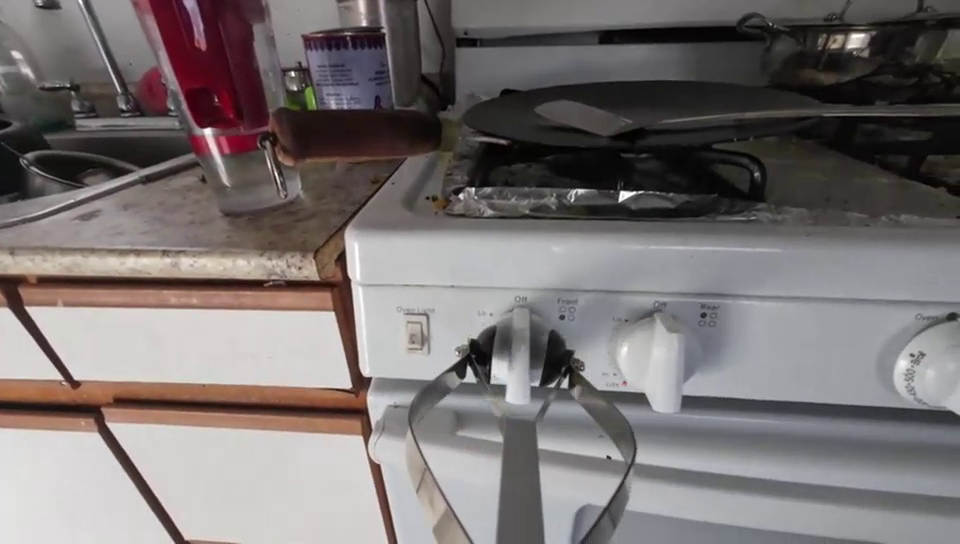
#> input picture frame 31 of data/run1/video.mp4, 960 x 544 px
$ python aruco_tracker.py
#> lines starting #> are read from the running program, lines starting #| are printed output that depends on the picture
import cv2
import numpy as np
import json
# Specify the ArUco dictionary to use
# aruco_dict = cv2.aruco.getPredefinedDictionary(cv2.aruco.DICT_4X4_1000)
aruco_dict = cv2.aruco.getPredefinedDictionary(cv2.aruco.DICT_ARUCO_ORIGINAL)

parameters = cv2.aruco.DetectorParameters()
detector = cv2.aruco.ArucoDetector(aruco_dict, parameters)

# Set up your video source (webcam or video file)
cap = cv2.VideoCapture('/home/praveen/dev/mmml/soundsense/data/run2/video.MP4')  # Use 0 for webcam

with open('data/calibration_data.json', 'r') as f:
#> (reads tracking/deprecated/old/data/calibration_data.json from the repository)
    calibration_data = json.load(f)

mtx, dist = calibration_data['mtx'], calibration_data['dist']

while True:
    # Capture frame-by-frame
    ret, frame = cap.read()
#> frame is the input picture: shape (544, 960, 3); mean B, G, R 114.1, 114.3, 120.4
    frame = cv2.resize(frame, (1920, 1080))
#> frame: shape (1080, 1920, 3)
    if not ret:
        break

    # Convert to grayscale for ArUco detection
    gray = cv2.cvtColor(frame, cv2.COLOR_BGR2GRAY)
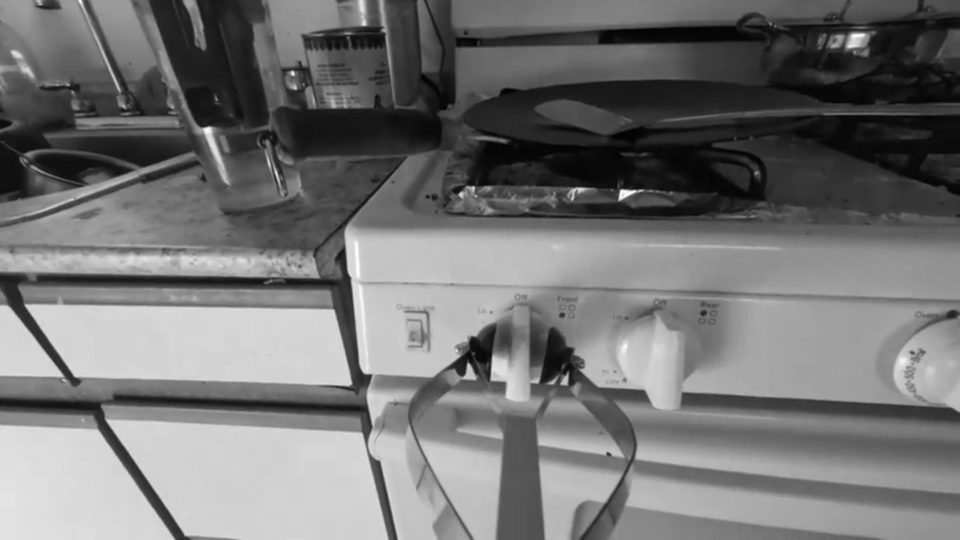
#> gray: shape (1080, 1920) (shown at 1/2 size); min 0, max 255, mean 116

    # Detect markers
    corners, ids, rejected = detector.detectMarkers(gray, )
#> corners = (); ids = None; rejected = 20 items
    print(ids)
#| None
    if ids is not None:  # Check if markers were found
        # Estimate pose of each marker
        # rvecs, tvecs, _ = detector.estimatePoseSingleMarkers(corners, 0.05, mtx, dist)  # Adjust marker size as needed
        cv2.aruco.drawDetectedMarkers(frame, corners, ids)
        # for i in range(len(ids)):
        #     cv2.aruco.drawAxis(frame, mtx, dist, rvecs[i], tvecs[i], 0.03)  # Adjust axis length as needed

    cv2.imshow('frame', frame)
    if cv2.waitKey(1) & 0xFF == ord('q'):
#> (key q is pressed here)
        break

# Release resources
cap.release()
cv2.destroyAllWindows()
